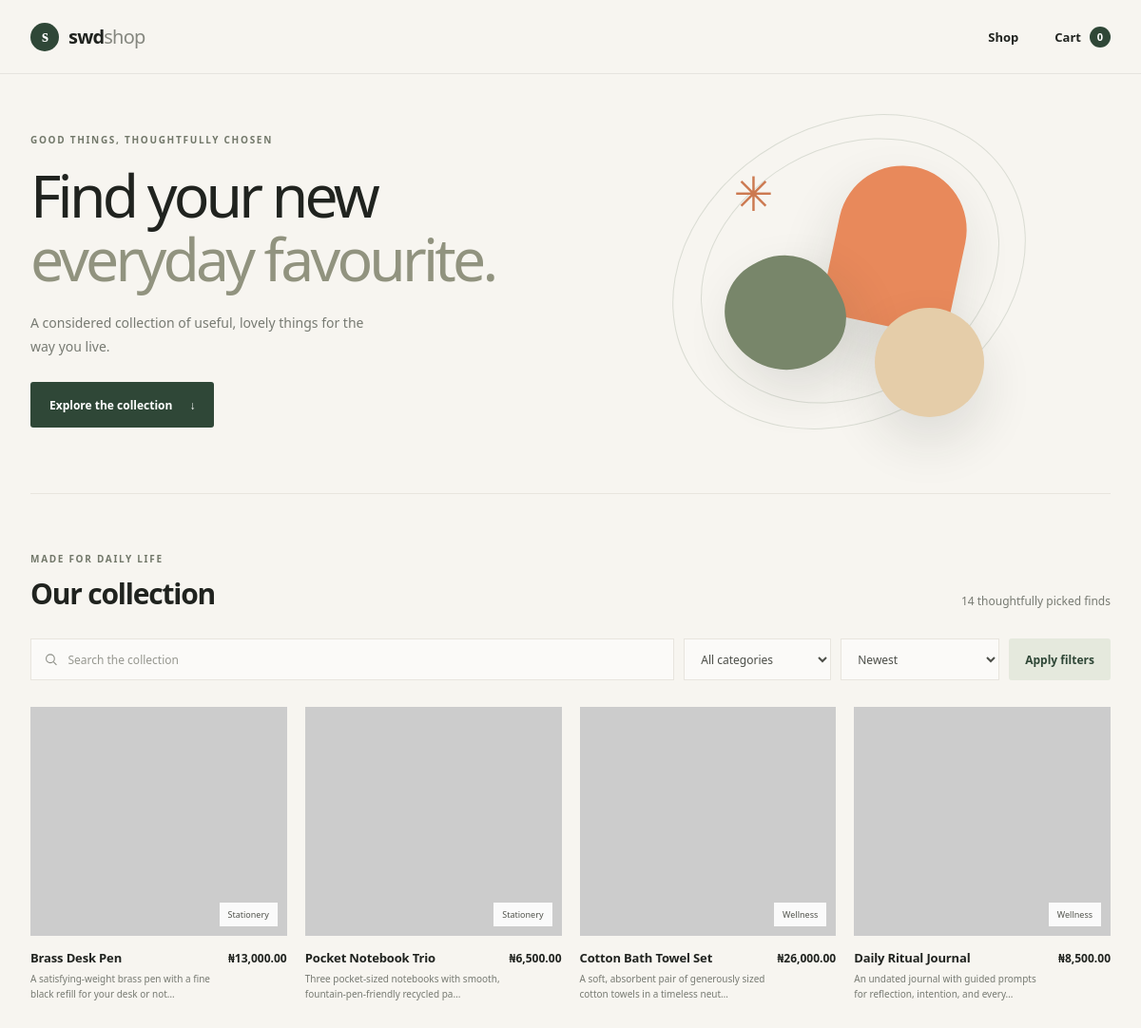
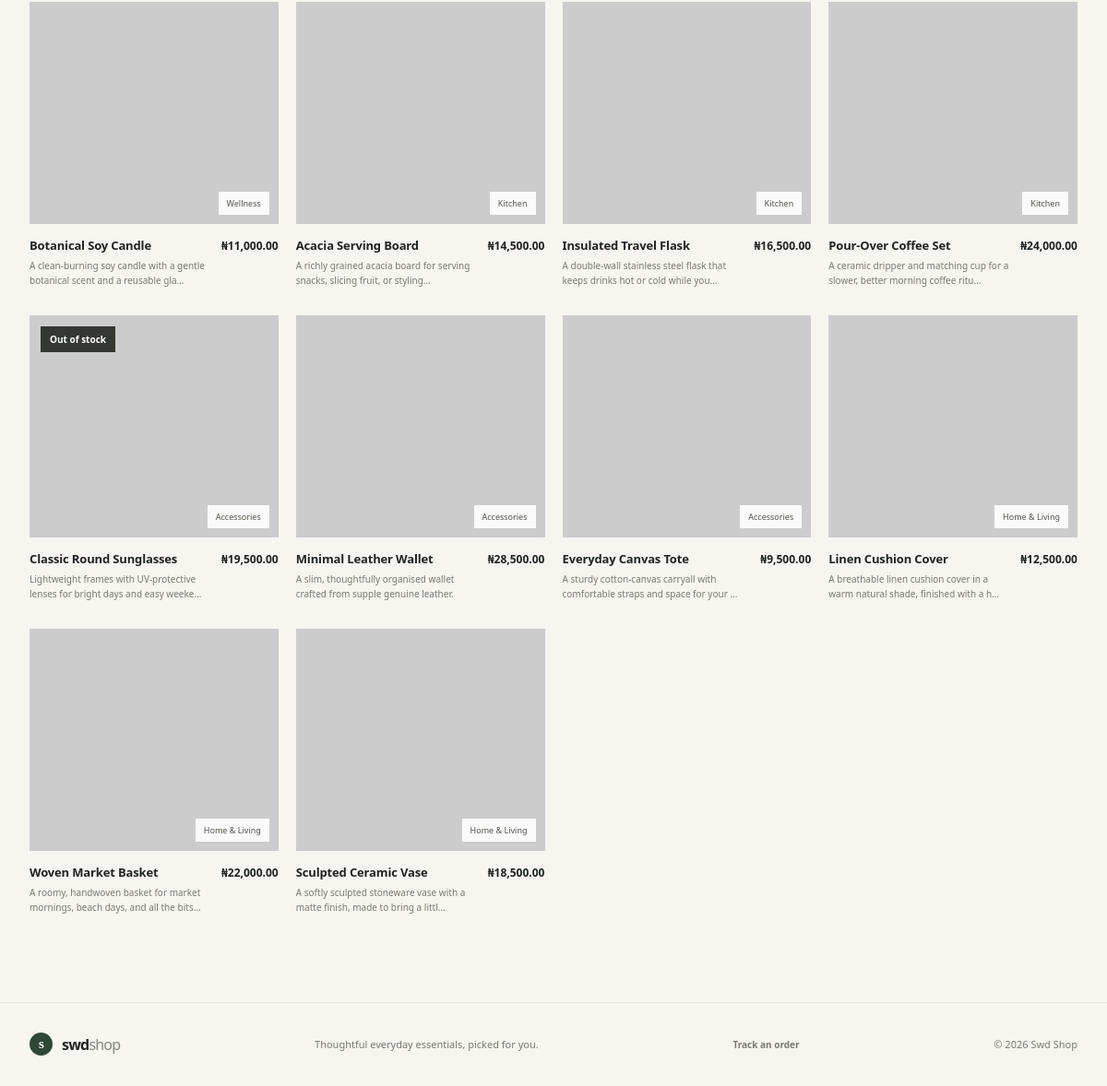
The page / on the database its author committed (2 pictures, top to bottom).
### tables this page shows
CREATE TABLE `products` (
  `id` int(10) unsigned NOT NULL AUTO_INCREMENT,
  `category_id` int(10) unsigned NOT NULL,
  `name` varchar(150) NOT NULL,
  `slug` varchar(170) NOT NULL,
  `description` text NOT NULL,
  `price` decimal(10,2) NOT NULL CHECK (`price` > 0),
  `stock` int(10) unsigned NOT NULL DEFAULT 0,
  `image_url` varchar(255) DEFAULT NULL,
  `is_active` tinyint(1) NOT NULL DEFAULT 1,
  `created_at` timestamp NOT NULL DEFAULT current_timestamp(),
  PRIMARY KEY (`id`),
  UNIQUE KEY `slug` (`slug`),
  KEY `category_id` (`category_id`),
  CONSTRAINT `products_ibfk_1` FOREIGN KEY (`category_id`) REFERENCES `categories` (`id`)
);

CREATE TABLE `categories` (
  `id` int(10) unsigned NOT NULL AUTO_INCREMENT,
  `name` varchar(80) NOT NULL,
  `slug` varchar(90) NOT NULL,
  PRIMARY KEY (`id`),
  UNIQUE KEY `slug` (`slug`)
);

### app/cart.php (called while the page is built, shortened)
<?php
function cart_session(): array
{
    $storedCart = $_SESSION['cart'] ?? [];
    $cart = [];
    return $cart;
}
function cart_count(): int
{
    return array_sum(cart_session());
}

### app/bootstrap.php (called while the page is built, shortened)
<?php
function e(mixed $value): string
{
    return htmlspecialchars((string) $value, ENT_QUOTES | ENT_SUBSTITUTE, 'UTF-8');
}
function money(int|float|string $amount): string
{
    return '₦' . number_format((float) $amount, 2);
}
require_once __DIR__ . '/cart.php';

### index.php (the view, shortened to what this page needs)
<?php
require __DIR__ . '/app/bootstrap.php';
$search = trim((string) ($_GET['q'] ?? ''));
$sort = (string) ($_GET['sort'] ?? 'newest');
$sortOptions = [
    'newest' => 'p.created_at DESC, p.id DESC',
    'price_asc' => 'p.price ASC, p.id DESC',
    'price_desc' => 'p.price DESC, p.id DESC',
];
$sql = 'SELECT p.id, p.name, p.slug, p.description, p.price, p.stock, p.image_url,
               c.name AS category_name
        FROM products p
        LEFT JOIN categories c ON c.id = p.category_id
        WHERE p.is_active = 1';
$params = [];
$sql .= ' ORDER BY ' . $sortOptions[$sort];
$statement = $pdo->prepare($sql);
$statement->execute($params);
$products = $statement->fetchAll();
require __DIR__ . '/partials/header.php';
?>
<section class="hero">
    <div class="hero-copy">
        <p class="eyebrow">Good things, thoughtfully chosen</p>
        <h1>Find your new<br><span>everyday favourite.</span></h1>
        <p class="hero-description">A considered collection of useful, lovely things for the way you live.</p>
        <a class="button button-dark" href="#products">Explore the collection <span aria-hidden="true">↓</span></a>
    </div>
    <div class="hero-art" aria-hidden="true">
        <div class="hero-shape shape-orange"></div>
        <div class="hero-shape shape-green"></div>
        <div class="hero-shape shape-cream"></div>
        <span class="hero-spark">✳</span>
    </div>
</section>
<section class="collection-section" id="products">
    <div class="section-heading">
        <div>
            <p class="eyebrow">Made for daily life</p>
            <h2>Our collection</h2>
        </div>
        <p class="product-total"><?= count($products) ?> thoughtfully picked <?= count($products) === 1 ? 'find' : 'finds' ?></p>
    </div>
    <form class="filters" method="get" action="index.php">
        <label class="search-field">
            <svg viewBox="0 0 24 24" aria-hidden="true"><circle cx="10.8" cy="10.8" r="6.8"></circle><path d="m16 16 5 5"></path></svg>
            <input type="search" name="q" value="<?= e($search) ?>" placeholder="Search the collection">
        </label>
        <label class="select-field">
            <select name="category">
                <option value="">All categories</option>
            </select>
        </label>
        <label class="select-field">
            <select name="sort">
                <option value="newest" <?= $sort === 'newest' ? 'selected' : '' ?>>Newest</option>
            </select>
        </label>
        <button class="button button-filter" type="submit">Apply filters</button>
    </form>
    <?php if ($products === []): ?>
        <div class="empty-state">
            <span class="empty-icon" aria-hidden="true">⌕</span>
            <h3>No finds this time</h3>
            <p>Try a different search or browse the full collection.</p>
            <a class="text-link" href="index.php">See all products <span aria-hidden="true">→</span></a>
        </div>
    <?php else: ?>
        <div class="product-grid">
            <?php foreach ($products as $product): ?>
                <article class="product-card">
                    <a class="product-image-wrap" href="product.php?slug=<?= rawurlencode((string) $product['slug']) ?>">
                        <img src="<?= e($product['image_url']) ?>" alt="<?= e($product['name']) ?>" loading="lazy">
                        <?php if ((int) $product['stock'] < 1): ?>
                            <span class="stock-badge">Out of stock</span>
                        <?php endif; ?>
                        <?php if ($product['category_name'] !== null): ?>
                            <span class="category-pill"><?= e($product['category_name']) ?></span>
                        <?php endif; ?>
                    </a>
                    <div class="product-info">
                        <div>
                            <h3><a href="product.php?slug=<?= rawurlencode((string) $product['slug']) ?>"><?= e($product['name']) ?></a></h3>
                            <p><?= e(mb_strimwidth((string) $product['description'], 0, 76, '…')) ?></p>
                        </div>
                        <strong class="product-price"><?= e(money($product['price'])) ?></strong>
                    </div>
                </article>
            <?php endforeach; ?>
        </div>
    <?php endif; ?>
</section>
<?php require __DIR__ . '/partials/footer.php'; ?>

### partials/header.php (shortened to what this page needs)
<!doctype html>
<html lang="en">
<head>
    <link rel="stylesheet" href="assets/style.css">
</head>
<body>
<header class="site-header">
    <div class="header-inner">
        <a class="brand" href="index.php" aria-label="Swd Shop home">
            <span class="brand-mark">s</span>
            <span>swd<span class="brand-light">shop</span></span>
        </a>
        <nav class="main-nav" aria-label="Main navigation">
            <a href="index.php">Shop</a>
            <a class="cart-link" href="cart.php">
                Cart <span class="cart-count"><?= cart_count() ?></span>
            </a>
        </nav>
    </div>
</header>
<main class="page-shell">

### partials/footer.php
</main>
<footer class="site-footer">
    <div class="footer-inner">
        <a class="brand footer-brand" href="index.php">
            <span class="brand-mark">s</span>
            <span>swd<span class="brand-light">shop</span></span>
        </a>
        <p>Thoughtful everyday essentials, picked for you.</p>
        <a class="customer-lookup-link" href="order-lookup.php">Track an order</a>
        <span>&copy; <?= date('Y') ?> Swd Shop</span>
    </div>
</footer>
</body>
</html>

### rows shown on the page
products: category.name "Stationery", name "Brass Desk Pen", description "A satisfying-weight brass pen with a fine black refill for your desk or not…", price "₦13,000.00"
products: category.name "Stationery", name "Pocket Notebook Trio", description "Three pocket-sized notebooks with smooth, fountain-pen-friendly recycled pa…", price "₦6,500.00"
products: category.name "Wellness", name "Cotton Bath Towel Set", description "A soft, absorbent pair of generously sized cotton towels in a timeless neut…", price "₦26,000.00"
products: category.name "Wellness", name "Daily Ritual Journal", description "An undated journal with guided prompts for reflection, intention, and every…", price "₦8,500.00"
products: category.name "Wellness", name "Botanical Soy Candle", description "A clean-burning soy candle with a gentle botanical scent and a reusable gla…", price "₦11,000.00"
products: category.name "Kitchen", name "Acacia Serving Board", description "A richly grained acacia board for serving snacks, slicing fruit, or styling…", price "₦14,500.00"
products: category.name "Kitchen", name "Insulated Travel Flask", description "A double-wall stainless steel flask that keeps drinks hot or cold while you…", price "₦16,500.00"
products: category.name "Kitchen", name "Pour-Over Coffee Set", description "A ceramic dripper and matching cup for a slower, better morning coffee ritu…", price "₦24,000.00"
products: stock "Out of stock", category.name "Accessories", name "Classic Round Sunglasses", description "Lightweight frames with UV-protective lenses for bright days and easy weeke…", price "₦19,500.00"
products: category.name "Accessories", name "Minimal Leather Wallet", description "A slim, thoughtfully organised wallet crafted from supple genuine leather.", price "₦28,500.00"
products: category.name "Accessories", name "Everyday Canvas Tote", description "A sturdy cotton-canvas carryall with comfortable straps and space for your …", price "₦9,500.00"
products: category.name "Home & Living", name "Linen Cushion Cover", description "A breathable linen cushion cover in a warm natural shade, finished with a h…", price "₦12,500.00"
products: category.name "Home & Living", name "Woven Market Basket", description "A roomy, handwoven basket for market mornings, beach days, and all the bits…", price "₦22,000.00"
products: category.name "Home & Living", name "Sculpted Ceramic Vase", description "A softly sculpted stoneware vase with a matte finish, made to bring a littl…", price "₦18,500.00"

### other values the page prints
cart_count() "0"
count($products) "14"
